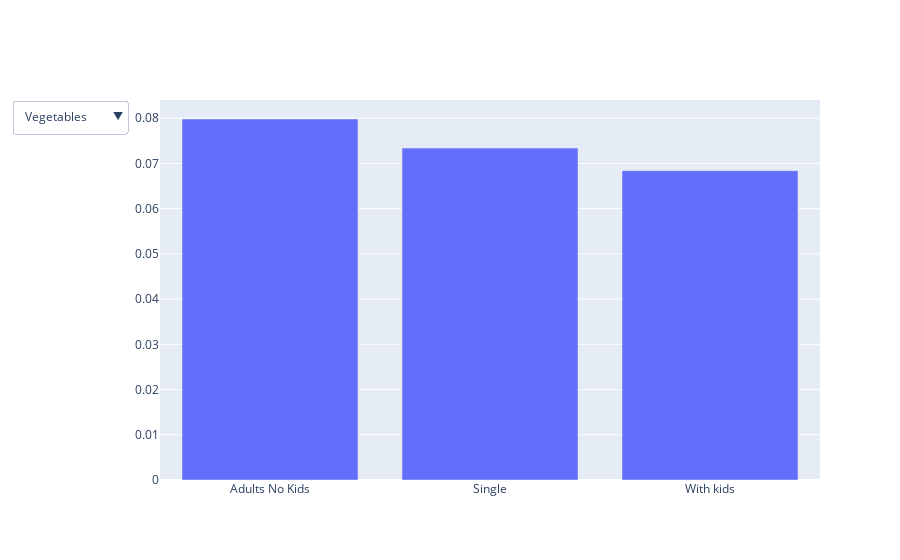

Here is the notebook cell this chart was saved with:
### Code cell
fig.update_layout(
    updatemenus=[
        go.layout.Updatemenu(
            active=0,
            buttons=button_list,
        )
    ])

### Figure 1 — Plotly figure (JSON) as saved in the notebook; plotly's stock layout.template omitted (floating-point values rounded to 4 significant figures)
{"data": [{"name": "High", "type": "bar", "x": ["Adults No Kids", "Single", "With kids"], "y": [0.07981, 0.07338, 0.06839]}], "layout": {"autosize": true, "updatemenus": [{"active": 10, "buttons": [{"args": [{"x": [["Adults No Kids", "Single", "With kids"]], "y": [[0.07225, 0.08121, 0.07994]]}], "label": "Beverage", "method": "update"}, {"args": [{"x": [["Adults No Kids", "Single", "With kids"]], "y": [[0.02876, 0.02966, 0.03189]]}], "label": "Carbs", "method": "update"}, {"args": [{"x": [["Adults No Kids", "Single", "With kids"]], "y": [[0.0466, 0.04737, 0.04566]]}], "label": "Condiments", "method": "update"}, {"args": [{"x": [["Adults No Kids", "Single", "With kids"]], "y": [[0.06885, 0.07, 0.06061]]}], "label": "Fruits", "method": "update"}, {"args": [{"x": [["Adults No Kids", "Single", "With kids"]], "y": [[0.06679, 0.06274, 0.0646]]}], "label": "Meals", "method": "update"}, {"args": [{"x": [["Adults No Kids", "Single", "With kids"]], "y": [[0.1242, 0.1249, 0.1202]]}], "label": "Meat", "method": "update"}, {"args": [{"x": [["Adults No Kids", "Single", "With kids"]], "y": [[0.1154, 0.1168, 0.1117]]}], "label": "Other", "method": "update"}, {"args": [{"x": [["Adults No Kids", "Single", "With kids"]], "y": [[0.009995, 0.01087, 0.008437]]}], "label": "Seafood", "method": "update"}, {"args": [{"x": [["Adults No Kids", "Single", "With kids"]], "y": [[0.2658, 0.2637, 0.2873]]}], "label": "Sweet snacks", "method": "update"}, {"args": [{"x": [["Adults No Kids", "Single", "With kids"]], "y": [[0.1215, 0.1194, 0.1213]]}], "label": "Veg animal", "method": "update"}, {"args": [{"x": [["Adults No Kids", "Single", "With kids"]], "y": [[0.07981, 0.07338, 0.06839]]}], "label": "Vegetables", "method": "update"}]}], "xaxis": {"autorange": true, "range": [-0.5, 2.5], "type": "category"}, "yaxis": {"autorange": true, "range": [0, 0.08401], "type": "linear"}}}
